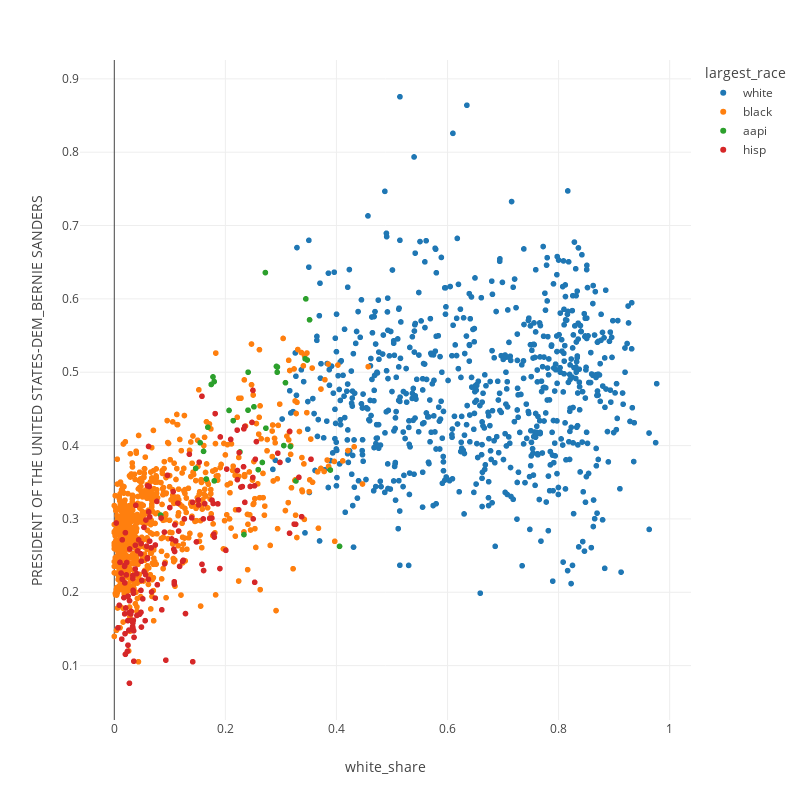

Here is the notebook cell this chart was saved with:
### Code cell
px.scatter(
    df,
    x='white_share',
    # y='mean_household_inc',
    y='PRESIDENT OF THE UNITED STATES-DEM_BERNIE SANDERS',
    height=800,
    width=800,
    color='largest_race',
)

### Figure 1 — Plotly figure (JSON) as saved in the notebook; plotly's stock layout.template omitted (floating-point values rounded to 4 significant figures; data arrays with more than 128 entries replaced by an {"elided": "..."} marker saying what was removed)
{"data": [{"hovertemplate": "largest_race=white<br>white_share=%{x}<br>PRESIDENT OF THE UNITED STATES-DEM_BERNIE SANDERS=%{y}<extra></extra>", "legendgroup": "white", "marker": {"color": "#1F77B4", "symbol": "circle"}, "mode": "markers", "name": "white", "showlegend": true, "type": "scattergl", "x": {"elided": "721 float values"}, "xaxis": "x", "y": {"elided": "721 float values"}, "yaxis": "y"}, {"hovertemplate": "largest_race=black<br>white_share=%{x}<br>PRESIDENT OF THE UNITED STATES-DEM_BERNIE SANDERS=%{y}<extra></extra>", "legendgroup": "black", "marker": {"color": "#FF7F0E", "symbol": "circle"}, "mode": "markers", "name": "black", "showlegend": true, "type": "scattergl", "x": {"elided": "792 float values"}, "xaxis": "x", "y": {"elided": "792 float values"}, "yaxis": "y"}, {"hovertemplate": "largest_race=aapi<br>white_share=%{x}<br>PRESIDENT OF THE UNITED STATES-DEM_BERNIE SANDERS=%{y}<extra></extra>", "legendgroup": "aapi", "marker": {"color": "#2CA02C", "symbol": "circle"}, "mode": "markers", "name": "aapi", "showlegend": true, "type": "scattergl", "x": [0.3436, 0.1777, 0.3449, 0.3516, 0.272, 0.08333, 0.273, 0.2937, 0.241, 0.2592, 0.1799, 0.3271, 0.2408, 0.1546, 0.1465, 0.2666, 0.2933, 0.3082, 0.3474, 0.2262, 0.3172, 0.2919, 0.1684, 0.2335, 0.1607, 0.1657, 0.2066, 0.2141, 0.2514, 0.18, 0.1745, 0.3052, 0.389, 0.4056], "xaxis": "x", "y": [0.5184, 0.4936, 0.6, 0.5714, 0.6358, 0.3053, 0.4237, 0.5071, 0.5, 0.3671, 0.4872, 0.3518, 0.4483, 0.4038, 0.3689, 0.377, 0.5, 0.4857, 0.5167, 0.3913, 0.3987, 0.5079, 0.425, 0.2787, 0.3922, 0.3544, 0.4479, 0.434, 0.4528, 0.3519, 0.4833, 0.4, 0.3667, 0.2626], "yaxis": "y"}, {"hovertemplate": "largest_race=hisp<br>white_share=%{x}<br>PRESIDENT OF THE UNITED STATES-DEM_BERNIE SANDERS=%{y}<extra></extra>", "legendgroup": "hisp", "marker": {"color": "#D62728", "symbol": "circle"}, "mode": "markers", "name": "hisp", "showlegend": true, "type": "scattergl", "x": {"elided": "156 float values"}, "xaxis": "x", "y": {"elided": "156 float values"}, "yaxis": "y"}], "layout": {"height": 800, "legend": {"title": {"text": "largest_race"}, "tracegroupgap": 0}, "margin": {"t": 60}, "width": 800, "xaxis": {"anchor": "y", "domain": [0, 1], "title": {"text": "white_share"}}, "yaxis": {"anchor": "x", "domain": [0, 1], "title": {"text": "PRESIDENT OF THE UNITED STATES-DEM_BERNIE SANDERS"}}}}
